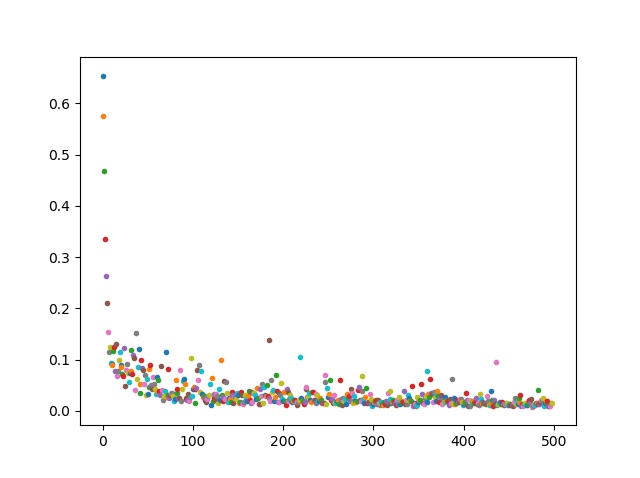
#> input picture with_aug/test.jpg, 640 x 478 px; its folder holds only this picture in this run
$ python -i utils.py   (imports and definitions only)
#> lines starting #> are read from the running program, lines starting #| are printed output that depends on the picture
#> further down, picture is the input picture: PIL image 640x478 RGB; mean R, G, B 249.8, 249.6, 249.1
import os
import random
import numpy as np
import matplotlib.pyplot as plt
#import pydensecrf.densecrf as dcrf
from PIL import Image
import torchvision
from torchvision import transforms


# [7 lines left out: function get_square, not called in this run]


def split_img_into_squares(img):
    return get_square(img, 0), get_square(img, 1)


def hwc_to_chw(img):
    return np.transpose(img, axes=[2, 0, 1])


def resize_and_crop(pilimg, scale=0.25, final_height=None, is_mask=False):
#> called with scale = 0.25, is_mask = False
    w = pilimg.size[0]
#> w = 640
    h = pilimg.size[1]
#> h = 478
    newW = int(w * scale)
#> newW = 160
    newH = int(h * scale)
#> newH = 119

    if not final_height:
        diff = 0
    else:
        diff = newH - final_height

    #trans = transforms.Compose([transforms.RandomResizedCrop(270)])
    if is_mask and len(np.array(pilimg).shape) == 3:
        # convert to numpy array, remove alpha channel, convert back to pilimag
        # otherwise pilimg resize will make the image transparent (all black)
        pilimg = np.array(pilimg)
        pilimg = pilimg[:, :, :3]  # remove alpha channel
        pilimg = Image.fromarray(pilimg)
        pilimg = pilimg.resize((newW, newH))
        img = pilimg.crop((0, 0, newW, newH))
        # pilimg = pilimg.resize((270, 270))
        # img = pilimg.crop((0, 0, 270, 270))
    else:
        pilimg = pilimg.resize((newW, newH))
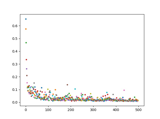
#> pilimg: PIL image 160x119 RGB; mean R, G, B 249.6, 249.3, 248.9
        img = pilimg.crop((0, 0, newW, newH))
        # [7 lines of commented-out code are left out]
    return np.array(img, dtype=np.float32)

# [18 lines left out: functions batch, split_train_val, not called in this run]


def normalize(x):
    return x / 255


# [34 lines left out: functions merge_masks, plot_img_and_mask, not called in this run]


# [22 lines of commented-out code are left out]

def get_ids(dir):
    """Returns a list of the ids in the directory"""
    return (f[:-8] for f in os.listdir(dir))


def split_ids(ids, n=2):
    """Split each id in n, creating n tuples (id, k) for each id"""
    return ((id, i)  for id in ids for i in range(n))


# [253 lines left out: functions to_cropped_imgs, get_imgs_and_masks, resize_and_crop_img_and_mask, resize_and_crop_img_and_mask_v2, resize_and_crop_for_predict, to_cropped_imgs_and_mask and 1 more, not called in this run]


# [4 lines of commented-out code are left out]

>>> from PIL import Image
>>> picture = Image.open('test.jpg')
>>> result = resize_and_crop(picture)
